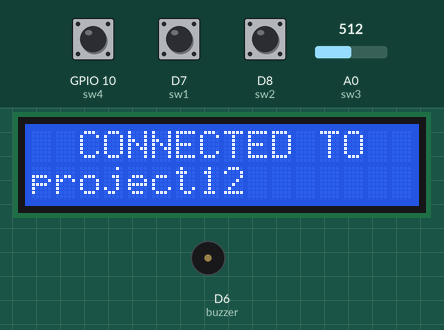
The sketch below on a simulated ESP8266 (NodeMCU). Shown: 16×2 character LCD, buzzer (waves = sounding, pin HIGH). Inputs (shaded band) come from the test bench; at power-on: A0 (sw3) = 512, GPIO 10 (sw4) LOW, D7 (sw1) LOW, D8 (sw2) LOW. WiFi joins after 1.5 s; servers stay silent unless stated; uploads are accepted with an empty reply; what the sketch prints to the serial monitor is not drawn.

Above: at 4.3 s.
At 12.1 s:
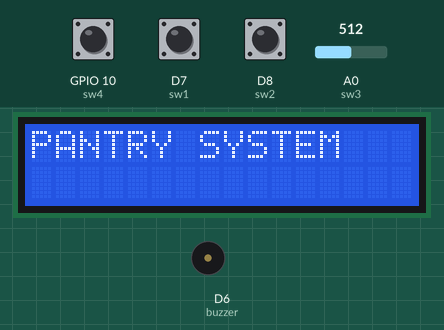
12.2 s: A0 (sw3) set to 533
13.9 s: A0 (sw3) set to 565
At 16.3 s:
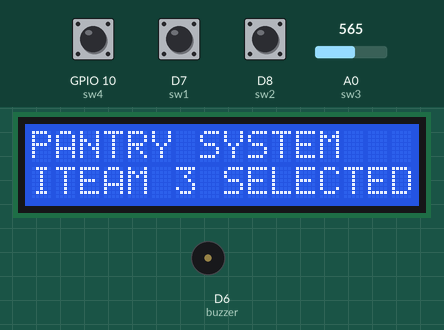
17.6 s: A0 (sw3) set to 540
19.9 s: GPIO 10 (sw4) pulled HIGH for 1 s
At 21.1 s:
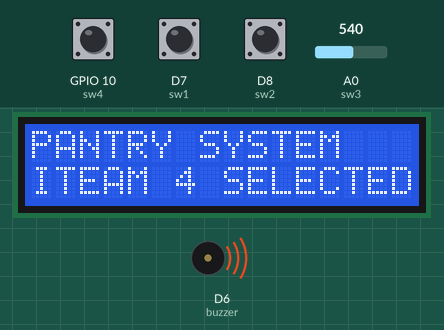
22.8 s: D7 (sw1) pulled HIGH for 1 s
At 25.1 s:
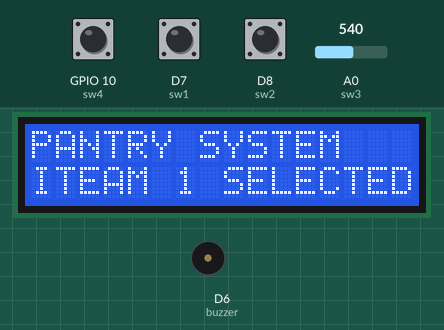
25.7 s: D8 (sw2) pulled HIGH for 1 s
At 28.0 s:
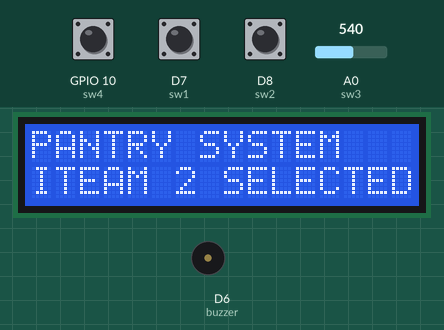
Timing chart, 0 to 29.5 s (numbered marks = the images above; inputs shaded):
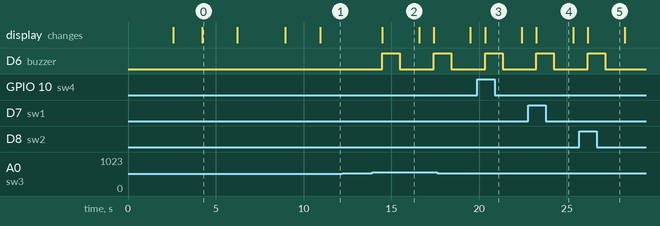

Measured:
- the behaviour switches between 550 and 551 on A0 (sw3) (found by bisection; images 1 and 2)
- after the input at 12.2 s, every drawn part: stays the same
- after the input at 13.9 s, D6 (buzzer): LOW → HIGH after 0.57 s, → LOW 1.0 s later, → HIGH 1.9 s later; the display: changes after 0.57 s (image 2)
- after the input at 19.9 s, D6 (buzzer): LOW → HIGH after 0.43 s, → LOW 1.0 s later; the display: changes after 0.43 s (image 3)
- after the input at 22.8 s, D6 (buzzer): LOW → HIGH after 0.46 s, → LOW 1.0 s later; the display: changes after 0.46 s (image 4)
- after the input at 25.7 s, D6 (buzzer): LOW → HIGH after 0.49 s, → LOW 1.0 s later; the display: changes after 0.49 s (image 5)
- what the display in image 0 shows lasts 2.0 s, from 4.2 s to 6.2 s
- what the display in image 2 shows lasts 2.1 s, from 14.5 s to 16.6 s

The sketch:

iot_based_pantry_system_cse.ino
```cpp
/*
  WiFiEsp example: WebClient

  This sketch connects to google website using an ESP8266 module to
  perform a simple web search.

  For more details see: http://yaab-arduino.blogspot.com/p/wifiesp-example-client.html
*/

// http://projectsiot.xyz/IoTProjects/AirSoundPollution/asdisplay.php


#include <ESP8266WiFi.h>
#include <ESP8266HTTPClient.h>
#include <String.h>
#include <LiquidCrystal.h>

// WiFi parameters to be configured
const char* ssid = "project12"; // Hoofdlettergevoelig
const char* password = "project123456"; // Hoofdlettergevoelig

String a = "http://sms.scubedigi.com/api.php?username=Mydreamacd&password=Mydre@m123&to=8897720828&from=MYDREM&message=";
String msg = "\0";
String r = "http://projectsiot.xyz/IoTProjects/PantrySystem/upload.php?a=";
String rs = "\0";
int v = 0;

//#define voltage_sensor A0
#define buzzer D6
#define sw1 D7
#define sw2 D8
#define sw3 A0
#define sw4 10


unsigned int previous_status = 0;
unsigned int present_status = 0;
unsigned int vol = 0;
unsigned int alc = 0;
float voltage = 0.0;
float sound = 0.0;

String charging_status = "\0";
char state = 'U';

char state1;

LiquidCrystal lcd (D0,D1,D2,D3,D4,D5);


void lcdstring (unsigned int a, unsigned int b, String data);


void beep ()
{
  digitalWrite(buzzer, HIGH);
  delay(1000);
  digitalWrite(buzzer, LOW);
  delay(100);
}


void setup()
{
  // initialize serial for debugging
  Serial.begin(9600);

  lcd.begin(16, 2);
  lcd.clear();
  lcdstring(0,0,"*** IOT BASED *** ");
  lcdstring(0,1," PANTRY  SYSTEM  ");
  delay(2000);

pinMode(buzzer,OUTPUT);
pinMode(sw1,INPUT);
pinMode(sw2,INPUT);pinMode(sw4,INPUT);
Serial.print("Bezig met verbinden");
  WiFi.begin(ssid, password); // Connect to WiFi

  // while wifi not connected yet, print '.'
  // then after it connected, get out of the loop
  while (WiFi.status() != WL_CONNECTED) {
     delay(500);
     lcd.clear();
  lcdstring(0,0," CONNECTING  TO ");
  lcdstring(0,1,ssid);
  delay(200);
     Serial.print(".");
  }

  Serial.println("OK!");

  // Access Point (SSID).
  Serial.print("SSID: ");
  Serial.println(WiFi.SSID());

  // IP adres.
  Serial.print("IP: ");
  Serial.println(WiFi.localIP());
Serial.println("state---------------1");
  // Signaalsterkte.
  long rssi = WiFi.RSSI();
  Serial.print("Signaal sterkte (RSSI): ");
  Serial.print(rssi);
  Serial.println(" dBm");
  Serial.println("");
     lcd.clear();
  lcdstring(0,0,"  CONNECTED TO  ");
  lcdstring(0,1,ssid);
  delay(2000);

lcd.clear();
  lcdstring(0,0,"  SERVER INT.  ");
  lcdstring(0,1,"  PLEASE WAIT  ");
  delay(2000);
  Serial.print("A = "); Serial.println("http://projectsiot.xyz/IoTProjects/AirSoundPollution/pfupload.php?a=U&b=0");
if(WiFi.status()== WL_CONNECTED){ //Check WiFi connection status

    HTTPClient http; //Declare an object of class HTTPClient

  http.begin("http://projectsiot.xyz/IoTProjects/AirSoundPollution/pfupload.php?a=U&b=0");

int httpCode = http.GET(); //Send the request
    if (httpCode > 0) { //Check the returning code
      String payload = http.getString(); //Get the request response payload
      Serial.println(payload); //Print the response payload
    }
    http.end(); //Close connection

delay(500);
}
/*
Serial.print(F("sending init message............"));
Serial.print("msg = "); Serial.println("http://sms.scubedigi.com/api.php?username=Mydreamacd&password=Mydre@m123&to=8897720828&from=MYDREM&message=KIT%20STARTED");
if(WiFi.status()== WL_CONNECTED){ //Check WiFi connection status

    HTTPClient http; //Declare an object of class HTTPClient

 http.begin("http://sms.scubedigi.com/api.php?username=Mydreamacd&password=Mydre@m123&to=8897720828&from=MYDREM&message=KIT%20STARTED");

int httpCode = http.GET(); //Send the request
    if (httpCode > 0) { //Check the returning code
      String payload = http.getString(); //Get the request response payload
      Serial.println(payload); //Print the response payload
    }
    http.end(); //Close connection

delay(500);
}
*/


lcd.clear();
  lcdstring(0,0,"  SERVER INT.  ");
  lcdstring(0,1,"      DONE      ");
  delay(2000);
//lcd.clear();
//Serial.println(F("PLEASE SHOW CARD "));

  lcdstring(0,0,"PANTRY SYSTEM  ");
  lcdstring(0,1,"               ");

}

void loop()
{

 vol = analogRead(sw3);
delay(50);
Serial.print("sensor value = "); Serial.println(vol);

  v =  vol/10;

Serial.print("sensor % value = "); Serial.println(v);

if(vol>550)
{
  Serial.println("Air Pollution");
state='C';
  lcdstring(0,0,"PANTRY SYSTEM  ");
  lcdstring(0,1,"ITEAM 3 SELECTED");
  beep ();
// msg = a + "AIR%20POLLUTION%20DETECTED%20FOR%20TS08EW3500%20CHALLAN%20AMOUNT%20IS:200%20POLLUTION%20IS%20"+String(v);
//Serial.println(msg);
//sendsms ();
  delay(1000);
  lcdstring(0,1,"                 ");

}
else if(digitalRead(sw1)==HIGH)
{
    lcdstring(0,0,"PANTRY SYSTEM  ");

state='A';
  lcdstring(0,1,"ITEAM 1 SELECTED");
beep ();
 delay(1000);

  lcdstring(0,1,"                 ");

}

else if(digitalRead(sw2)==HIGH)
{
    lcdstring(0,0,"PANTRY SYSTEM  ");

state='B';
  lcdstring(0,1,"ITEAM 2 SELECTED");
beep ();

 delay(1000);

  lcdstring(0,1,"                 ");

}

else if(digitalRead(sw4)==HIGH)
{
    lcdstring(0,0,"PANTRY SYSTEM  ");

state='D';
  lcdstring(0,1,"ITEAM 4 SELECTED");
beep ();

 delay(1000);

  lcdstring(0,1,"                 ");

}
rs = r + state ;

        Serial.println(rs);
        send2server ();

}// loop
  void send2server ()
{
Serial.print("rs = "); Serial.println(rs);
if(WiFi.status()== WL_CONNECTED){ //Check WiFi connection status

    HTTPClient http; //Declare an object of class HTTPClient
 http.begin(rs);

int httpCode = http.GET(); //Send the request
    if (httpCode > 0) { //Check the returning code
      String payload = http.getString(); //Get the request response payload
      Serial.println(payload); //Print the response payload
    }
    http.end(); //Close connection

delay(500);
}
}
 void sendsms ()
{
Serial.print("msg = "); Serial.println(msg);
if(WiFi.status()== WL_CONNECTED){ //Check WiFi connection status

    HTTPClient http; //Declare an object of class HTTPClient
 http.begin(msg);

int httpCode = http.GET(); //Send the request
    if (httpCode > 0) { //Check the returning code
      String payload = http.getString(); //Get the request response payload
      Serial.println(payload); //Print the response payload
    }
    http.end(); //Close connection

delay(500);
}
}

void lcdstring (unsigned int a, unsigned int b, String data)
{
  // lcd.clear();
  lcd.setCursor(a, b);
  lcd.print(data);
}
```
